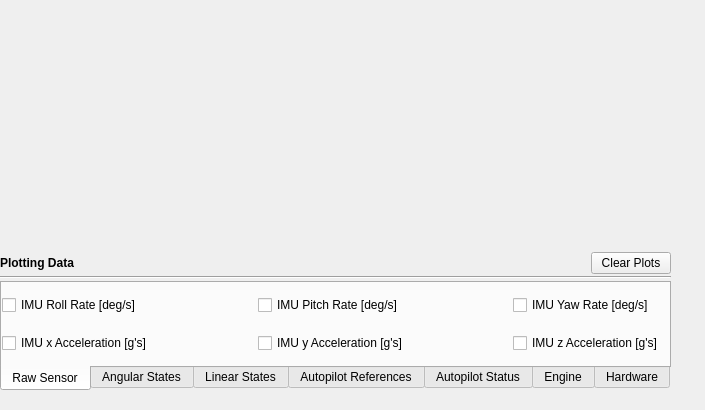
<?xml version="1.0" encoding="UTF-8"?>
<ui version="4.0">
 <class>DataPlotter</class>
 <widget class="QWidget" name="DataPlotter">
  <property name="geometry">
   <rect>
    <x>0</x>
    <y>0</y>
    <width>705</width>
    <height>410</height>
   </rect>
  </property>
  <property name="minimumSize">
   <size>
    <width>670</width>
    <height>340</height>
   </size>
  </property>
  <property name="windowTitle">
   <string>Form</string>
  </property>
  <widget class="QWidget" name="verticalLayoutWidget">
   <property name="geometry">
    <rect>
     <x>0</x>
     <y>0</y>
     <width>671</width>
     <height>391</height>
    </rect>
   </property>
   <layout class="QVBoxLayout" name="verticalLayout">
    <property name="spacing">
     <number>2</number>
    </property>
    <property name="sizeConstraint">
     <enum>QLayout::SetMinimumSize</enum>
    </property>
    <item>
     <widget class="QwtPlot" name="dataPlotqwtPlot">
      <property name="sizePolicy">
       <sizepolicy hsizetype="MinimumExpanding" vsizetype="MinimumExpanding">
        <horstretch>0</horstretch>
        <verstretch>5</verstretch>
       </sizepolicy>
      </property>
      <property name="minimumSize">
       <size>
        <width>320</width>
        <height>125</height>
       </size>
      </property>
     </widget>
    </item>
    <item>
     <layout class="QHBoxLayout" name="horizontalLayout">
      <item>
       <widget class="QLabel" name="label">
        <property name="sizePolicy">
         <sizepolicy hsizetype="MinimumExpanding" vsizetype="Preferred">
          <horstretch>0</horstretch>
          <verstretch>0</verstretch>
         </sizepolicy>
        </property>
        <property name="font">
         <font>
          <weight>75</weight>
          <bold>true</bold>
         </font>
        </property>
        <property name="text">
         <string>Plotting Data</string>
        </property>
       </widget>
      </item>
      <item>
       <widget class="QPushButton" name="Clearbtn">
        <property name="text">
         <string>Clear Plots</string>
        </property>
       </widget>
      </item>
     </layout>
    </item>
    <item>
     <widget class="Line" name="line">
      <property name="orientation">
       <enum>Qt::Horizontal</enum>
      </property>
     </widget>
    </item>
    <item>
     <widget class="QTabWidget" name="tabWidget">
      <property name="sizePolicy">
       <sizepolicy hsizetype="Minimum" vsizetype="Minimum">
        <horstretch>0</horstretch>
        <verstretch>0</verstretch>
       </sizepolicy>
      </property>
      <property name="minimumSize">
       <size>
        <width>640</width>
        <height>110</height>
       </size>
      </property>
      <property name="maximumSize">
       <size>
        <width>16777215</width>
        <height>140</height>
       </size>
      </property>
      <property name="baseSize">
       <size>
        <width>640</width>
        <height>140</height>
       </size>
      </property>
      <property name="tabPosition">
       <enum>QTabWidget::South</enum>
      </property>
      <property name="tabShape">
       <enum>QTabWidget::Rounded</enum>
      </property>
      <property name="currentIndex">
       <number>0</number>
      </property>
      <property name="elideMode">
       <enum>Qt::ElideNone</enum>
      </property>
      <property name="usesScrollButtons">
       <bool>true</bool>
      </property>
      <property name="documentMode">
       <bool>false</bool>
      </property>
      <property name="tabsClosable">
       <bool>false</bool>
      </property>
      <property name="movable">
       <bool>false</bool>
      </property>
      <widget class="QWidget" name="tab">
       <property name="sizePolicy">
        <sizepolicy hsizetype="Expanding" vsizetype="Expanding">
         <horstretch>0</horstretch>
         <verstretch>0</verstretch>
        </sizepolicy>
       </property>
       <attribute name="title">
        <string>Raw Sensor</string>
       </attribute>
       <widget class="QWidget" name="gridLayoutWidget">
        <property name="geometry">
         <rect>
          <x>0</x>
          <y>0</y>
          <width>661</width>
          <height>140</height>
         </rect>
        </property>
        <layout class="QGridLayout" name="gridLayout">
         <item row="0" column="0">
          <widget class="QCheckBox" name="imuRollchkbox">
           <property name="text">
            <string>IMU Roll Rate [deg/s]</string>
           </property>
          </widget>
         </item>
         <item row="0" column="2">
          <widget class="QCheckBox" name="imuPitchchkbox">
           <property name="text">
            <string>IMU Pitch Rate [deg/s]</string>
           </property>
          </widget>
         </item>
         <item row="0" column="4">
          <widget class="QCheckBox" name="imuYawchkbox">
           <property name="text">
            <string>IMU Yaw Rate [deg/s]</string>
           </property>
          </widget>
         </item>
         <item row="2" column="0">
          <widget class="QCheckBox" name="imuAXchkbox">
           <property name="text">
            <string>IMU x Acceleration [g's]</string>
           </property>
          </widget>
         </item>
         <item row="2" column="2">
          <widget class="QCheckBox" name="imuAYchkbox">
           <property name="text">
            <string>IMU y Acceleration [g's]</string>
           </property>
          </widget>
         </item>
         <item row="2" column="4">
          <widget class="QCheckBox" name="imuAZchkbox">
           <property name="text">
            <string>IMU z Acceleration [g's]</string>
           </property>
          </widget>
         </item>
         <item row="0" column="1">
          <spacer name="horizontalSpacer">
           <property name="orientation">
            <enum>Qt::Horizontal</enum>
           </property>
           <property name="sizeHint" stdset="0">
            <size>
             <width>40</width>
             <height>20</height>
            </size>
           </property>
          </spacer>
         </item>
         <item row="2" column="1">
          <spacer name="horizontalSpacer_2">
           <property name="orientation">
            <enum>Qt::Horizontal</enum>
           </property>
           <property name="sizeHint" stdset="0">
            <size>
             <width>40</width>
             <height>20</height>
            </size>
           </property>
          </spacer>
         </item>
         <item row="0" column="3">
          <spacer name="horizontalSpacer_4">
           <property name="orientation">
            <enum>Qt::Horizontal</enum>
           </property>
           <property name="sizeHint" stdset="0">
            <size>
             <width>40</width>
             <height>20</height>
            </size>
           </property>
          </spacer>
         </item>
         <item row="2" column="3">
          <spacer name="horizontalSpacer_5">
           <property name="orientation">
            <enum>Qt::Horizontal</enum>
           </property>
           <property name="sizeHint" stdset="0">
            <size>
             <width>40</width>
             <height>20</height>
            </size>
           </property>
          </spacer>
         </item>
         <item row="4" column="3">
          <spacer name="horizontalSpacer_6">
           <property name="orientation">
            <enum>Qt::Horizontal</enum>
           </property>
           <property name="sizeHint" stdset="0">
            <size>
             <width>40</width>
             <height>20</height>
            </size>
           </property>
          </spacer>
         </item>
         <item row="3" column="0">
          <widget class="QCheckBox" name="sensorZchkbox">
           <property name="text">
            <string>Ultrasonic Sensor [m]</string>
           </property>
          </widget>
         </item>
         <item row="3" column="2">
          <widget class="QCheckBox" name="compassPSIchkbox">
           <property name="text">
            <string>Compass [deg]</string>
           </property>
          </widget>
         </item>
        </layout>
       </widget>
      </widget>
      <widget class="QWidget" name="tab_2">
       <property name="sizePolicy">
        <sizepolicy hsizetype="Expanding" vsizetype="Expanding">
         <horstretch>0</horstretch>
         <verstretch>0</verstretch>
        </sizepolicy>
       </property>
       <attribute name="title">
        <string>Angular States</string>
       </attribute>
       <widget class="QWidget" name="gridLayoutWidget_2">
        <property name="geometry">
         <rect>
          <x>0</x>
          <y>0</y>
          <width>661</width>
          <height>71</height>
         </rect>
        </property>
        <layout class="QGridLayout" name="gridLayout_2">
         <item row="0" column="2">
          <widget class="QCheckBox" name="filteredPitchchkbox">
           <property name="text">
            <string>Pitch Angle [rad]</string>
           </property>
          </widget>
         </item>
         <item row="0" column="4">
          <widget class="QCheckBox" name="filteredYawchkbox">
           <property name="text">
            <string>Yaw Angle [rad]</string>
           </property>
          </widget>
         </item>
         <item row="0" column="0">
          <widget class="QCheckBox" name="filteredRollchkbox">
           <property name="text">
            <string>Roll Angle [rad]</string>
           </property>
          </widget>
         </item>
         <item row="1" column="0">
          <widget class="QCheckBox" name="filteredRolldchkbox">
           <property name="text">
            <string>Roll Rate [rad/s]</string>
           </property>
          </widget>
         </item>
         <item row="1" column="2">
          <widget class="QCheckBox" name="filteredPitchdchkbox">
           <property name="text">
            <string>Pitch Rate [rad/s]</string>
           </property>
          </widget>
         </item>
         <item row="1" column="4">
          <widget class="QCheckBox" name="filteredYawdchkbox">
           <property name="text">
            <string>Yaw Rate [rad/s]</string>
           </property>
          </widget>
         </item>
         <item row="0" column="1">
          <spacer name="horizontalSpacer_7">
           <property name="orientation">
            <enum>Qt::Horizontal</enum>
           </property>
           <property name="sizeHint" stdset="0">
            <size>
             <width>40</width>
             <height>20</height>
            </size>
           </property>
          </spacer>
         </item>
         <item row="1" column="1">
          <spacer name="horizontalSpacer_8">
           <property name="orientation">
            <enum>Qt::Horizontal</enum>
           </property>
           <property name="sizeHint" stdset="0">
            <size>
             <width>40</width>
             <height>20</height>
            </size>
           </property>
          </spacer>
         </item>
         <item row="0" column="3">
          <spacer name="horizontalSpacer_9">
           <property name="orientation">
            <enum>Qt::Horizontal</enum>
           </property>
           <property name="sizeHint" stdset="0">
            <size>
             <width>40</width>
             <height>20</height>
            </size>
           </property>
          </spacer>
         </item>
         <item row="1" column="3">
          <spacer name="horizontalSpacer_10">
           <property name="orientation">
            <enum>Qt::Horizontal</enum>
           </property>
           <property name="sizeHint" stdset="0">
            <size>
             <width>40</width>
             <height>20</height>
            </size>
           </property>
          </spacer>
         </item>
        </layout>
       </widget>
      </widget>
      <widget class="QWidget" name="tab_6">
       <property name="sizePolicy">
        <sizepolicy hsizetype="Expanding" vsizetype="Expanding">
         <horstretch>0</horstretch>
         <verstretch>0</verstretch>
        </sizepolicy>
       </property>
       <attribute name="title">
        <string>Linear States</string>
       </attribute>
       <widget class="QWidget" name="gridLayoutWidget_3">
        <property name="geometry">
         <rect>
          <x>0</x>
          <y>0</y>
          <width>661</width>
          <height>92</height>
         </rect>
        </property>
        <layout class="QGridLayout" name="gridLayout_3">
         <item row="0" column="2">
          <widget class="QCheckBox" name="filteredYchkbox">
           <property name="text">
            <string>y Position [m]</string>
           </property>
          </widget>
         </item>
         <item row="0" column="4">
          <widget class="QCheckBox" name="filteredZchkbox">
           <property name="text">
            <string>z Position [m]</string>
           </property>
          </widget>
         </item>
         <item row="0" column="0">
          <widget class="QCheckBox" name="filteredXchkbox">
           <property name="text">
            <string>x Position [m]</string>
           </property>
          </widget>
         </item>
         <item row="4" column="0">
          <widget class="QCheckBox" name="filteredAXchkbox">
           <property name="text">
            <string>x Acceleration [m/s/s]</string>
           </property>
          </widget>
         </item>
         <item row="4" column="2">
          <widget class="QCheckBox" name="filteredAYchkbox">
           <property name="text">
            <string>y Acceleration [m/s/s]</string>
           </property>
          </widget>
         </item>
         <item row="4" column="4">
          <widget class="QCheckBox" name="filteredAZchkbox">
           <property name="text">
            <string>z Acceleration [m/s/s]</string>
           </property>
          </widget>
         </item>
         <item row="2" column="0">
          <widget class="QCheckBox" name="filteredVXchkbox">
           <property name="text">
            <string>x Velocity [m/s]</string>
           </property>
          </widget>
         </item>
         <item row="2" column="2">
          <widget class="QCheckBox" name="filteredVYchkbox">
           <property name="text">
            <string>y Velocity [m/s]</string>
           </property>
          </widget>
         </item>
         <item row="2" column="4">
          <widget class="QCheckBox" name="filteredVZchkbox">
           <property name="text">
            <string>z Velocity [m/s]</string>
           </property>
          </widget>
         </item>
         <item row="0" column="1">
          <spacer name="horizontalSpacer_11">
           <property name="orientation">
            <enum>Qt::Horizontal</enum>
           </property>
           <property name="sizeHint" stdset="0">
            <size>
             <width>40</width>
             <height>20</height>
            </size>
           </property>
          </spacer>
         </item>
         <item row="2" column="1">
          <spacer name="horizontalSpacer_12">
           <property name="orientation">
            <enum>Qt::Horizontal</enum>
           </property>
           <property name="sizeHint" stdset="0">
            <size>
             <width>40</width>
             <height>20</height>
            </size>
           </property>
          </spacer>
         </item>
         <item row="4" column="1">
          <spacer name="horizontalSpacer_13">
           <property name="orientation">
            <enum>Qt::Horizontal</enum>
           </property>
           <property name="sizeHint" stdset="0">
            <size>
             <width>40</width>
             <height>20</height>
            </size>
           </property>
          </spacer>
         </item>
         <item row="0" column="3">
          <spacer name="horizontalSpacer_14">
           <property name="orientation">
            <enum>Qt::Horizontal</enum>
           </property>
           <property name="sizeHint" stdset="0">
            <size>
             <width>40</width>
             <height>20</height>
            </size>
           </property>
          </spacer>
         </item>
         <item row="2" column="3">
          <spacer name="horizontalSpacer_15">
           <property name="orientation">
            <enum>Qt::Horizontal</enum>
           </property>
           <property name="sizeHint" stdset="0">
            <size>
             <width>40</width>
             <height>20</height>
            </size>
           </property>
          </spacer>
         </item>
         <item row="4" column="3">
          <spacer name="horizontalSpacer_16">
           <property name="orientation">
            <enum>Qt::Horizontal</enum>
           </property>
           <property name="sizeHint" stdset="0">
            <size>
             <width>40</width>
             <height>20</height>
            </size>
           </property>
          </spacer>
         </item>
         <item row="1" column="0">
          <spacer name="verticalSpacer_16">
           <property name="orientation">
            <enum>Qt::Vertical</enum>
           </property>
           <property name="sizeHint" stdset="0">
            <size>
             <width>20</width>
             <height>40</height>
            </size>
           </property>
          </spacer>
         </item>
         <item row="1" column="2">
          <spacer name="verticalSpacer_17">
           <property name="orientation">
            <enum>Qt::Vertical</enum>
           </property>
           <property name="sizeHint" stdset="0">
            <size>
             <width>20</width>
             <height>40</height>
            </size>
           </property>
          </spacer>
         </item>
         <item row="1" column="1">
          <spacer name="verticalSpacer_18">
           <property name="orientation">
            <enum>Qt::Vertical</enum>
           </property>
           <property name="sizeHint" stdset="0">
            <size>
             <width>20</width>
             <height>40</height>
            </size>
           </property>
          </spacer>
         </item>
         <item row="1" column="4">
          <spacer name="verticalSpacer_19">
           <property name="orientation">
            <enum>Qt::Vertical</enum>
           </property>
           <property name="sizeHint" stdset="0">
            <size>
             <width>20</width>
             <height>40</height>
            </size>
           </property>
          </spacer>
         </item>
         <item row="1" column="3">
          <spacer name="verticalSpacer_20">
           <property name="orientation">
            <enum>Qt::Vertical</enum>
           </property>
           <property name="sizeHint" stdset="0">
            <size>
             <width>20</width>
             <height>40</height>
            </size>
           </property>
          </spacer>
         </item>
         <item row="3" column="0">
          <spacer name="verticalSpacer_21">
           <property name="orientation">
            <enum>Qt::Vertical</enum>
           </property>
           <property name="sizeHint" stdset="0">
            <size>
             <width>20</width>
             <height>40</height>
            </size>
           </property>
          </spacer>
         </item>
        </layout>
       </widget>
      </widget>
      <widget class="QWidget" name="tab_5">
       <property name="sizePolicy">
        <sizepolicy hsizetype="Expanding" vsizetype="Expanding">
         <horstretch>0</horstretch>
         <verstretch>0</verstretch>
        </sizepolicy>
       </property>
       <attribute name="title">
        <string>Autopilot References</string>
       </attribute>
       <widget class="QWidget" name="gridLayoutWidget_5">
        <property name="geometry">
         <rect>
          <x>0</x>
          <y>0</y>
          <width>661</width>
          <height>71</height>
         </rect>
        </property>
        <layout class="QGridLayout" name="gridLayout_5">
         <item row="0" column="2">
          <widget class="QCheckBox" name="refPitchchkbox">
           <property name="text">
            <string>Reference Pitch [rad]</string>
           </property>
          </widget>
         </item>
         <item row="0" column="4">
          <widget class="QCheckBox" name="refYawchkbox">
           <property name="text">
            <string>Reference Yaw [rad]</string>
           </property>
          </widget>
         </item>
         <item row="0" column="0">
          <widget class="QCheckBox" name="refRollchkbox">
           <property name="text">
            <string>Reference Roll [rad]</string>
           </property>
          </widget>
         </item>
         <item row="1" column="0">
          <widget class="QCheckBox" name="refXchkbox">
           <property name="text">
            <string>Reference x [m]</string>
           </property>
          </widget>
         </item>
         <item row="1" column="2">
          <widget class="QCheckBox" name="refYchkbox">
           <property name="text">
            <string>Reference y [m]</string>
           </property>
          </widget>
         </item>
         <item row="1" column="4">
          <widget class="QCheckBox" name="refZchkbox">
           <property name="text">
            <string>Reference z [m]</string>
           </property>
          </widget>
         </item>
         <item row="0" column="1">
          <spacer name="horizontalSpacer_19">
           <property name="orientation">
            <enum>Qt::Horizontal</enum>
           </property>
           <property name="sizeHint" stdset="0">
            <size>
             <width>40</width>
             <height>20</height>
            </size>
           </property>
          </spacer>
         </item>
         <item row="1" column="1">
          <spacer name="horizontalSpacer_20">
           <property name="orientation">
            <enum>Qt::Horizontal</enum>
           </property>
           <property name="sizeHint" stdset="0">
            <size>
             <width>40</width>
             <height>20</height>
            </size>
           </property>
          </spacer>
         </item>
         <item row="0" column="3">
          <spacer name="horizontalSpacer_22">
           <property name="orientation">
            <enum>Qt::Horizontal</enum>
           </property>
           <property name="sizeHint" stdset="0">
            <size>
             <width>40</width>
             <height>20</height>
            </size>
           </property>
          </spacer>
         </item>
         <item row="1" column="3">
          <spacer name="horizontalSpacer_23">
           <property name="orientation">
            <enum>Qt::Horizontal</enum>
           </property>
           <property name="sizeHint" stdset="0">
            <size>
             <width>40</width>
             <height>20</height>
            </size>
           </property>
          </spacer>
         </item>
        </layout>
       </widget>
      </widget>
      <widget class="QWidget" name="tab_7">
       <attribute name="title">
        <string>Autopilot Status</string>
       </attribute>
       <widget class="QWidget" name="gridLayoutWidget_7">
        <property name="geometry">
         <rect>
          <x>0</x>
          <y>0</y>
          <width>661</width>
          <height>71</height>
         </rect>
        </property>
        <layout class="QGridLayout" name="gridLayout_6">
         <item row="0" column="2">
          <widget class="QCheckBox" name="pitchActivechkbox">
           <property name="text">
            <string>Pitch Active</string>
           </property>
          </widget>
         </item>
         <item row="0" column="4">
          <widget class="QCheckBox" name="yawActivechkbox">
           <property name="text">
            <string>Yaw Active</string>
           </property>
          </widget>
         </item>
         <item row="0" column="0">
          <widget class="QCheckBox" name="rollActivechkbox">
           <property name="text">
            <string>Roll Active</string>
           </property>
          </widget>
         </item>
         <item row="1" column="0">
          <widget class="QCheckBox" name="xActivechkbox">
           <property name="text">
            <string>x Active</string>
           </property>
          </widget>
         </item>
         <item row="1" column="2">
          <widget class="QCheckBox" name="yActivechkbox">
           <property name="text">
            <string>y Active</string>
           </property>
          </widget>
         </item>
         <item row="1" column="4">
          <widget class="QCheckBox" name="zActivechkbox">
           <property name="text">
            <string>z Active</string>
           </property>
          </widget>
         </item>
         <item row="0" column="1">
          <spacer name="horizontalSpacer_21">
           <property name="orientation">
            <enum>Qt::Horizontal</enum>
           </property>
           <property name="sizeHint" stdset="0">
            <size>
             <width>40</width>
             <height>20</height>
            </size>
           </property>
          </spacer>
         </item>
         <item row="1" column="1">
          <spacer name="horizontalSpacer_24">
           <property name="orientation">
            <enum>Qt::Horizontal</enum>
           </property>
           <property name="sizeHint" stdset="0">
            <size>
             <width>40</width>
             <height>20</height>
            </size>
           </property>
          </spacer>
         </item>
         <item row="0" column="3">
          <spacer name="horizontalSpacer_25">
           <property name="orientation">
            <enum>Qt::Horizontal</enum>
           </property>
           <property name="sizeHint" stdset="0">
            <size>
             <width>40</width>
             <height>20</height>
            </size>
           </property>
          </spacer>
         </item>
         <item row="1" column="3">
          <spacer name="horizontalSpacer_26">
           <property name="orientation">
            <enum>Qt::Horizontal</enum>
           </property>
           <property name="sizeHint" stdset="0">
            <size>
             <width>40</width>
             <height>20</height>
            </size>
           </property>
          </spacer>
         </item>
        </layout>
       </widget>
      </widget>
      <widget class="QWidget" name="tab_3">
       <property name="sizePolicy">
        <sizepolicy hsizetype="Expanding" vsizetype="Expanding">
         <horstretch>0</horstretch>
         <verstretch>0</verstretch>
        </sizepolicy>
       </property>
       <attribute name="title">
        <string>Engine</string>
       </attribute>
       <widget class="QWidget" name="gridLayoutWidget_6">
        <property name="geometry">
         <rect>
          <x>0</x>
          <y>0</y>
          <width>661</width>
          <height>71</height>
         </rect>
        </property>
        <layout class="QGridLayout" name="gridLayout_7">
         <item row="0" column="1">
          <widget class="QCheckBox" name="engine2chkbox">
           <property name="text">
            <string>Engine 2 PWM [us]</string>
           </property>
          </widget>
         </item>
         <item row="0" column="2">
          <widget class="QCheckBox" name="engine3chkbox">
           <property name="text">
            <string>Engine 3 PWM [us]</string>
           </property>
          </widget>
         </item>
         <item row="0" column="0">
          <widget class="QCheckBox" name="engine1chkbox">
           <property name="text">
            <string>Engine 1 PWM [us]</string>
           </property>
          </widget>
         </item>
         <item row="0" column="3">
          <widget class="QCheckBox" name="engine4chkbox">
           <property name="text">
            <string>Engine 4 PWM [us]</string>
           </property>
          </widget>
         </item>
        </layout>
       </widget>
      </widget>
      <widget class="QWidget" name="tab_4">
       <property name="sizePolicy">
        <sizepolicy hsizetype="Expanding" vsizetype="Expanding">
         <horstretch>0</horstretch>
         <verstretch>0</verstretch>
        </sizepolicy>
       </property>
       <attribute name="title">
        <string>Hardware</string>
       </attribute>
       <widget class="QWidget" name="gridLayoutWidget_4">
        <property name="geometry">
         <rect>
          <x>0</x>
          <y>0</y>
          <width>671</width>
          <height>71</height>
         </rect>
        </property>
        <layout class="QGridLayout" name="gridLayout_4">
         <item row="0" column="2">
          <widget class="QCheckBox" name="tracechkbox">
           <property name="text">
            <string>Trace</string>
           </property>
          </widget>
         </item>
         <item row="0" column="3">
          <widget class="QCheckBox" name="fcRCchkbox">
           <property name="text">
            <string>RC Link</string>
           </property>
          </widget>
         </item>
         <item row="0" column="0">
          <widget class="QCheckBox" name="voltagechkbox">
           <property name="text">
            <string>Voltage [V]</string>
           </property>
          </widget>
         </item>
         <item row="0" column="1">
          <widget class="QCheckBox" name="fcCPUchkbox">
           <property name="text">
            <string>CPU Usage</string>
           </property>
          </widget>
         </item>
        </layout>
       </widget>
      </widget>
     </widget>
    </item>
   </layout>
  </widget>
 </widget>
 <customwidgets>
  <customwidget>
   <class>QwtPlot</class>
   <extends>QFrame</extends>
   <header>qwt_plot.h</header>
  </customwidget>
 </customwidgets>
 <resources/>
 <connections/>
</ui>
